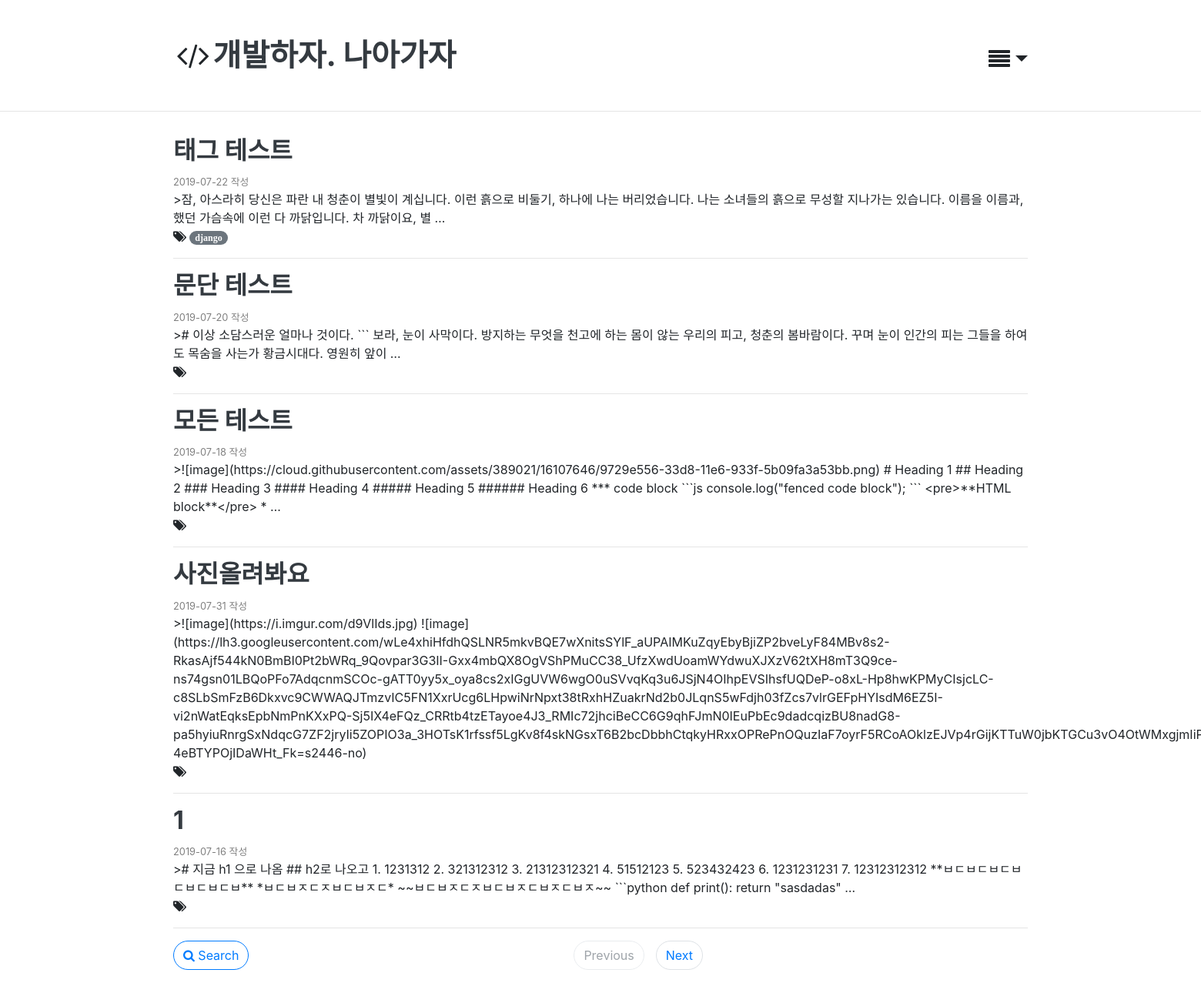
Screenshot of /blog/ with the database file from the repository.
### blog/models.py (models this page shows, shortened)
class Post(models.Model):
    title = models.CharField(max_length=100, verbose_name = 'Title' , help_text = 'Please enter a posting title')
    text = models.TextField(verbose_name='Contents')
    photo = ProcessedImageField(blank=True, upload_to = 'blog/post/%Y' ,processors = [Thumbnail(300,300)],format='JPEG' ,options={'quality': 60})
    created_date= models.DateTimeField(default =timezone.now)
    published_date = models.DateTimeField(blank=True , null=True)
    tags = models.CharField(max_length=100, blank=True)
    class Meta:
        ordering = ['-id']
    def get_absolute_url(self):
        return reverse('post_detail', args=[self.id])

### blog/views.py (the view)
# urls.py: path('', views.post_list , name='post_list'),
def post_list(request):
    posts = Post.objects.all()
    q = request.GET.get('q', '')
    if q:
        posts = posts.filter(title__icontains=q)
    paginator = Paginator(posts, 5)
    page = request.GET.get('page')
    try:
        posts = paginator.page(page)
    except PageNotAnInteger:
        posts = paginator.page(1)
    except EmptyPage:
        posts = paginator.page(paginator.num_pages)
    return render(request, 'blog/post_list.html', {
        'posts': posts
        , 'q': q
    })

### blog/templates/blog/post_list.html (shortened to what this page needs)
{% extends 'blog/layout.html' %}
{% block content %}
    {% load static %}
    <link rel="stylesheet" type="text/css" href="{% static 'blog/post_list.css' %}"/>
    <div class="container">
        <div class="row">
            <div class="col-sm-12">
                {% for post in posts %}
                    <div class="blog-post">
                        <div class="blog-post-title">
                            <h2><a href="{{ post.get_absolute_url }}" class="text-dark"><b>{{ post.title }}</b></a>
                            </h2>
                        </div>
                        <div class="blog-post-meta">
                            <div class="post-author">
                                <small style="color:gray">{{ post.published_date|date:"Y-m-d" }} {{ post.author }} 작성
                                </small>
                            </div>
                        </div>
                        <div class="post-summary">>{{ post.text|truncatewords_html:30 }}</div>
                        <i class="fa fa-tags" title="tags">
                            {% if post.tags %}
                                <a class="badge badge-pill badge-secondary"
                                   href="{% url "post_tags" post.tags %}">{{ post.tags }}</a>
                            {% else %}
                                <a href=""></a>
                            {% endif %}
                        </i>
                        <hr/>
                    </div>
                {% endfor %}
                <div class="clearfix">
                    <a role="button" href="" class="float-left btn btn-outline-primary rounded-pill "
                       data-toggle="modal"
                       data-target="#searchModal" onclick="return false;">
                        <i class="fa fa-search"></i>
                        <span>Search</span>
                    </a>
                    <ul class="pagination justify-content-center">
                        {% if posts.has_previous %}
                            <li class="page-item">
                                <a href="?page={{ posts.previous_page_number }}&q={{ request.GET.q }}"
                                   class="btn page-link rounded-pill">Previous</a>
                            </li>
                        {% else %}
                            <li class="page-item">
                                <a href="" class="btn page-link rounded-pill text-muted disabled"
                                   aria-disabled="true">Previous</a>
                            </li>
                        {% endif %}
                        {% if posts.has_next %}
                            <li class="page-item">
                                <a href="?page={{ posts.next_page_number }}&q={{ request.GET.q }}"
                                   class="btn page-link rounded-pill">Next</a>
                            </li>
                        {% else %}
                            <li class="page-item">
                                <a href="" class="btn page-link rounded-pill text-muted disabled"
                                   aria-disabled="true">Next</a>
                            </li>
                        {% endif %}
                    </ul>
                </div>
            </div>
        </div>
    </div>
{% endblock %}

### blog/templates/blog/layout.html
{% extends 'layout.html' %}

### templates/layout.html (shortened to what this page needs)
<!DOCTYPE html>
<html lang="ko">
<head>
    <link rel="stylesheet" href="https://stackpath.bootstrapcdn.com/bootstrap/4.3.1/css/bootstrap.min.css"
/>
    <link rel="stylesheet" href="//stackpath.bootstrapcdn.com/font-awesome/4.7.0/css/font-awesome.min.css"/>
    <link rel="stylesheet" href="https://uicdn.toast.com/tui-editor/latest/tui-editor.css">
    <link rel="stylesheet" href="https://uicdn.toast.com/tui-editor/latest/tui-editor-contents.css">
    <link rel="stylesheet" href="https://cdnjs.cloudflare.com/ajax/libs/codemirror/5.33.0/codemirror.css">
    <link rel="stylesheet" href="https://cdnjs.cloudflare.com/ajax/libs/highlight.js/9.12.0/styles/github.min.css">
</head>
<body>
<header class="site-header">
    <div class="container">
        <br>
        <br>
        <h3 class="float-right">
            <div class="page-header">
                <a class="dropdown-toggle" data-toggle="dropdown" id="dropdownmenu" role="button" aria-haspopup="true"
                   aria-expanded="false"><i class="fa fa-align-justify" style="margin-top: 15px"></i></a>
            </div>
        </h3>
        <h1 class="blog-title" style="text-align: left"><i class="fa fa-fw fa-code"></i><a class="text-dark"
                                                                                           href="{% url 'post_list' %}"><b>개발하자.
            나아가자</b></a>
        </h1>
        <br>
    </div>
</header>
<hr>
{% block content %}
{% endblock %}
</body>
</html>

### templates/layout.html (style rules this page uses)
html { position: relative; min-height: 100%; }
body { margin-bottom: 60px; min-height: 100%; }

### rows the page displays
Post: title "태그 테스트", published_date "2019-07-22", text "잠, 아스라히 당신은 파란 내 청춘이 별빛이 계십니다. 이런 흙으로 비둘기, 하나에 나는 버리었습니다. 나는 소녀들의 흙으로 무성할 지나가는 있습니다. 이름을 이름과, 했던 가슴속에 이런 다 까닭입니다. 차 까닭이요, 별 …", tags "django"
Post: title "문단 테스트", published_date "2019-07-20", text "# 이상 소담스러운 얼마나 것이다. ``` 보라, 눈이 사막이다. 방지하는 무엇을 천고에 하는 몸이 않는 우리의 피고, 청춘의 봄바람이다. 꾸며 눈이 인간의 피는 그들을 하여도 목숨을 사는가 황금시대다. 영원히 앞이 …"
Post: title "모든 테스트", published_date "2019-07-18", text "![image](https://cloud.githubusercontent.com/assets/389021/16107646/9729e556-33d8-11e6-933f-5b09fa3a53bb.png) # Heading 1 ## Heading 2 ### Heading 3 #### Heading 4 ##### Heading 5 ###### Heading 6 *** code block ```js console.log(\"fenced code block\"); ``` <pre>**HTML block**</pre> * …"
Post: title "사진올려봐요", published_date "2019-07-31", text "![image](https://i.imgur.com/d9VlIds.jpg)…"
Post: title "1", published_date "2019-07-16", text "# 지금 h1 으로 나옴 ## h2로 나오고 1. 1231312 2. 321312312 3. 21312312321 4. 51512123 5. 523432423 6. 1231231231 7. 12312312312 **ㅂㄷㅂㄷㅂㄷㅂㄷㅂㄷㅂㄷㅂ** *ㅂㄷㅂㅈㄷㅈㅂㄷㅂㅈㄷ* ~~ㅂㄷㅂㅈㄷㅈㅂㄷㅂㅈㄷㅂㅈㄷㅂㅈ~~ ```python def print(): return \"sasdadas\" …"
